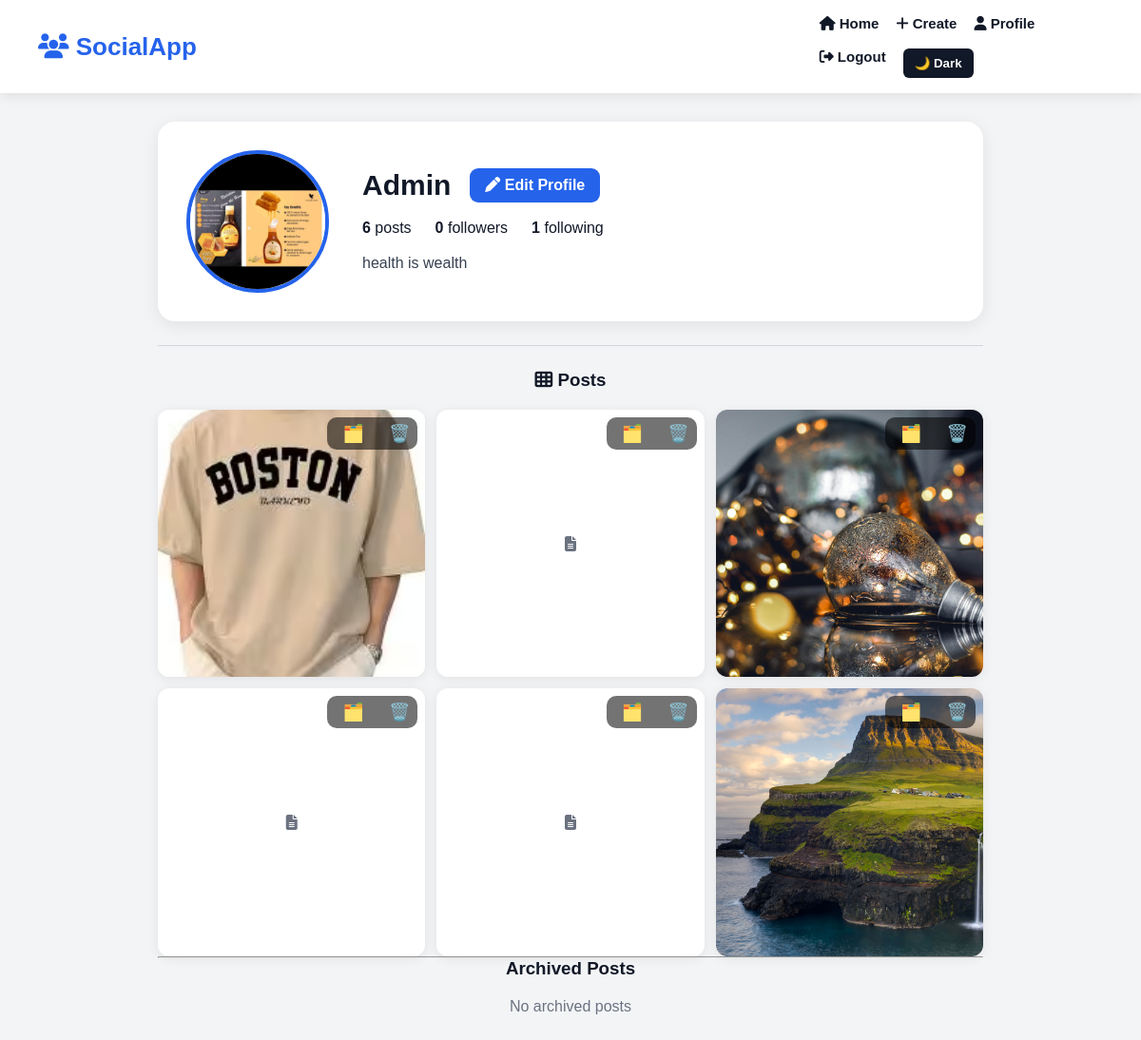
Page /profile/Admin/ (signed in) on the committed database.
### accounts/models.py (models this page shows, shortened)
class Profile(models.Model):
    user = models.OneToOneField(User, on_delete=models.CASCADE)
    bio = models.TextField(blank=True)
    profile_picture = models.ImageField(upload_to='profile_pics/', blank=True, null=True)

### posts/models.py (models this page shows, shortened)
class Post(models.Model):
    author = models.ForeignKey(User, on_delete=models.CASCADE)
    caption = models.TextField(blank=True)
    image = models.ImageField(upload_to='post_images/', blank=True, null=True)
    audio_name = models.CharField(max_length=100, blank=True)
    audio_artist = models.CharField(max_length=100, blank=True)
    audio_link = models.URLField(blank=True)
    tag_people = models.CharField(max_length=200, blank=True)
    location = models.CharField(max_length=150, blank=True)
    likes = models.ManyToManyField(User, related_name='liked_posts', blank=True)
    created_at = models.DateTimeField(auto_now_add=True)
    is_archived = models.BooleanField(default=False)

### accounts/views.py (the view)
# urls.py: path('profile/<str:username>/', views.profile_view, name='profile'),
@login_required
def profile_view(request, username):
    profile_user = get_object_or_404(User, username=username)
    profile, created = Profile.objects.get_or_create(user=profile_user)
    posts = Post.objects.filter(
        author=profile_user,
        is_archived=False
    ).order_by('-created_at')
    archived_posts = Post.objects.filter(
        author=profile_user,
        is_archived=True
    ).order_by('-created_at')
    followers_count = Follow.objects.filter(following=profile_user).count()
    following_count = Follow.objects.filter(follower=profile_user).count()
    is_following = Follow.objects.filter(
        follower=request.user,
        following=profile_user
    ).exists()
    return render(request, 'profile.html', {
        'profile_user': profile_user,
        'profile': profile,
        'posts': posts,
        'archived_posts': archived_posts,
        'followers_count': followers_count,
        'following_count': following_count,
        'is_following': is_following,
    })

### templates/profile.html (shortened to what this page needs)
{% extends 'base.html' %}
{% block content %}
<div class="profile-header">
    <div class="profile-photo-box">
        {% if profile.profile_picture %}
            <img src="{{ profile.profile_picture.url }}" class="profile-photo">
        {% else %}
            <i class="fa-solid fa-circle-user default-profile-icon"></i>
        {% endif %}
    </div>
    <div class="profile-info">
        <div class="profile-top">
            <h2>{{ profile_user.username }}</h2>
            {% if user == profile_user %}
                <a href="{% url 'edit_profile' %}" class="profile-btn">
                    <i class="fa-solid fa-pen"></i> Edit Profile
                </a>
            {% endif %}
        </div>
        <div class="profile-stats">
            <span><strong>{{ posts.count }}</strong> posts</span>
            <span><strong>{{ followers_count }}</strong> followers</span>
            <span><strong>{{ following_count }}</strong> following</span>
        </div>
        <p class="profile-bio">
            {% if profile.bio %}
                {{ profile.bio }}
            {% else %}
                No bio added yet.
            {% endif %}
        </p>
    </div>
</div>
<hr class="profile-divider">
<h3 class="post-grid-title">
    <i class="fa-solid fa-table-cells"></i> Posts
</h3>
<div class="profile-post-grid">
    {% for post in posts %}
        <div class="profile-post-card">
            {% if user == post.author %}
            <div class="post-actions">
                <a href="{% url 'archive_post' post.id %}" title="Archive">🗂️</a>
                <a href="{% url 'delete_post' post.id %}"
                   onclick="return confirm('Delete this post?')" title="Delete">🗑️</a>
            </div>
            {% endif %}
            {% if post.image %}
                <img src="{{ post.image.url }}">
            {% else %}
                <div class="no-image-post">
                    <i class="fa-solid fa-file-lines"></i>
                </div>
            {% endif %}
        </div>
    {% empty %}
        <p class="empty-posts">No posts yet.</p>
    {% endfor %}
</div>
<hr>
<h3 class="post-grid-title">Archived Posts</h3>
<div class="profile-post-grid">
    {% for post in archived_posts %}
        <div class="profile-post-card">
            {% if post.image %}
                <img src="{{ post.image.url }}">
            {% endif %}
        </div>
    {% empty %}
        <p class="empty-posts">No archived posts</p>
    {% endfor %}
</div>
{% endblock %}

### static/css/style.css (style rules this page uses)
* { margin: 0; padding: 0; box-sizing: border-box; }
body { font-family: Arial, sans-serif; background: #f3f4f6; color: #111827; }
.post-actions { display: flex; align-items: center; gap: 18px; margin-bottom: 15px; flex-wrap: wrap; }
.profile-header { background: white; padding: 30px; border-radius: 18px; display: flex; gap: 35px; align-items: center; box-shadow: 0 4px 18px rgba(0,0,0,0.08); margin-bottom: 25px; }
.profile-photo-box { width: 150px; height: 150px; flex-shrink: 0; }
.profile-photo { width: 150px; height: 150px; border-radius: 50%; object-fit: cover; border: 4px solid #2563eb; }
.profile-info { flex: 1; }
.profile-top { display: flex; align-items: center; gap: 20px; margin-bottom: 18px; flex-wrap: wrap; }
.profile-top h2 { font-size: 30px; color: #111827; }
.profile-btn { background: #2563eb; color: white; padding: 9px 16px; border-radius: 9px; text-decoration: none; font-weight: bold; }
.profile-stats { display: flex; gap: 25px; margin-bottom: 16px; flex-wrap: wrap; }
.profile-stats span { font-size: 16px; }
.profile-bio { color: #374151; line-height: 1.5; }
.profile-divider { margin: 25px 0; border: none; border-top: 1px solid #d1d5db; }
.post-grid-title { text-align: center; margin-bottom: 20px; color: #111827; }
.profile-post-grid { display: grid; grid-template-columns: repeat(3, 1fr); gap: 12px; }
.profile-post-card { background: white; aspect-ratio: 1 / 1; overflow: hidden; border-radius: 12px; box-shadow: 0 2px 12px rgba(0,0,0,0.08); }
.profile-post-card img { width: 100%; height: 100%; object-fit: cover; }
.no-image-post { height: 100%; display: flex; flex-direction: column; align-items: center; justify-content: center; color: #6b7280; padding: 15px; text-align: center; }
.empty-posts { grid-column: 1 / -1; text-align: center; color: #6b7280; }
.post-actions { position: absolute; top: 8px; right: 8px; }
.post-actions a { margin-left: 10px; font-size: 18px; text-decoration: none; }
.profile-post-card { position: relative; }
.post-actions { position: absolute; top: 8px; right: 8px; z-index: 3; background: rgba(0,0,0,0.55); padding: 6px 8px; border-radius: 10px; }
.post-actions a { margin-left: 8px; font-size: 18px; text-decoration: none; }
html { scroll-behavior: smooth; }
body { overflow-x: hidden; }
img { max-width: 100%; }
.profile-header { width: 100%; }
.profile-post-grid { width: 100%; }

### rows in the picture
Profile: profile_picture (picture), bio "health is wealth"
Post: image (picture)
Post: image (picture)
Post: image (picture)

### other values in the picture
{{ profile_user.username }} "Admin"
{{ posts.count }} "6"
{{ followers_count }} "0"
{{ following_count }} "1"
